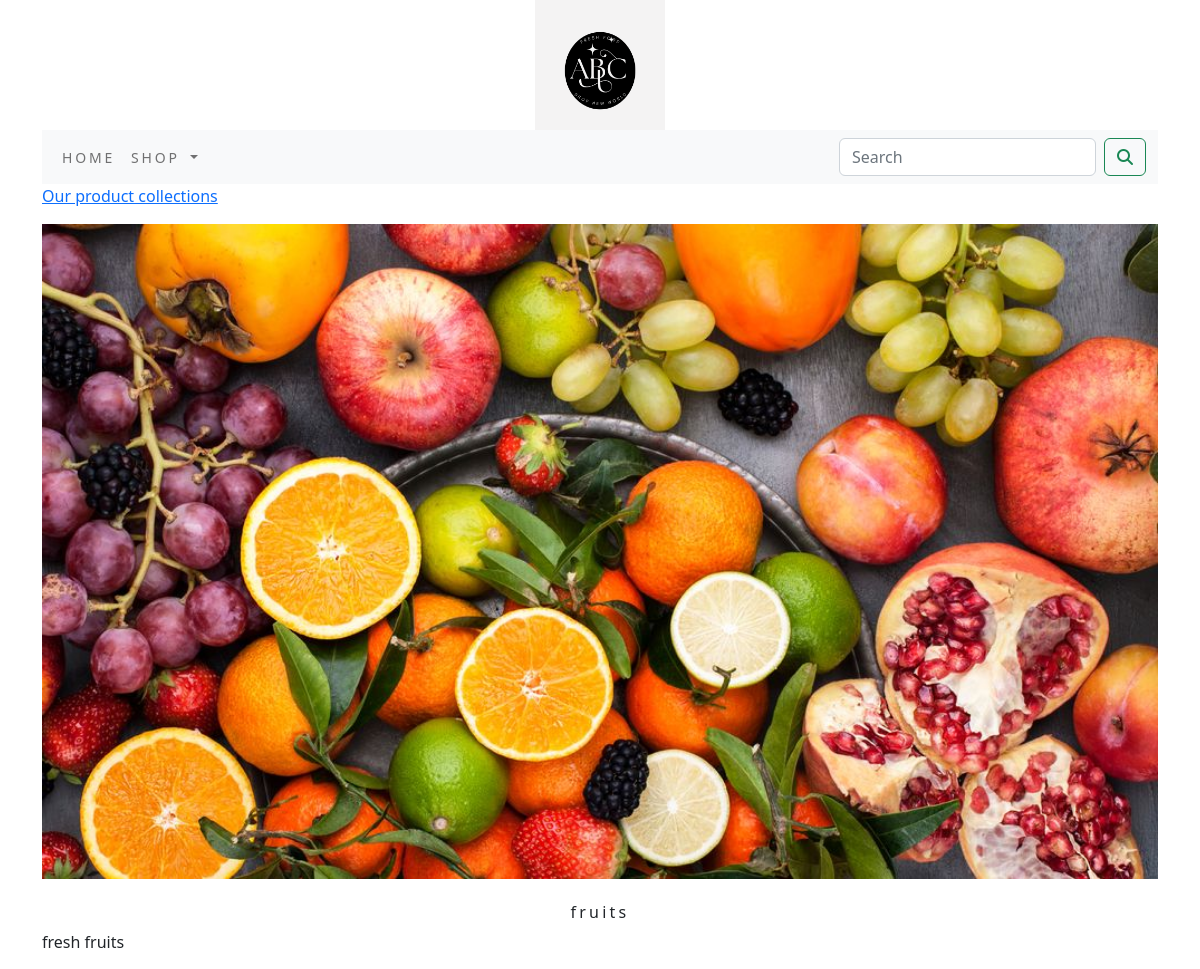
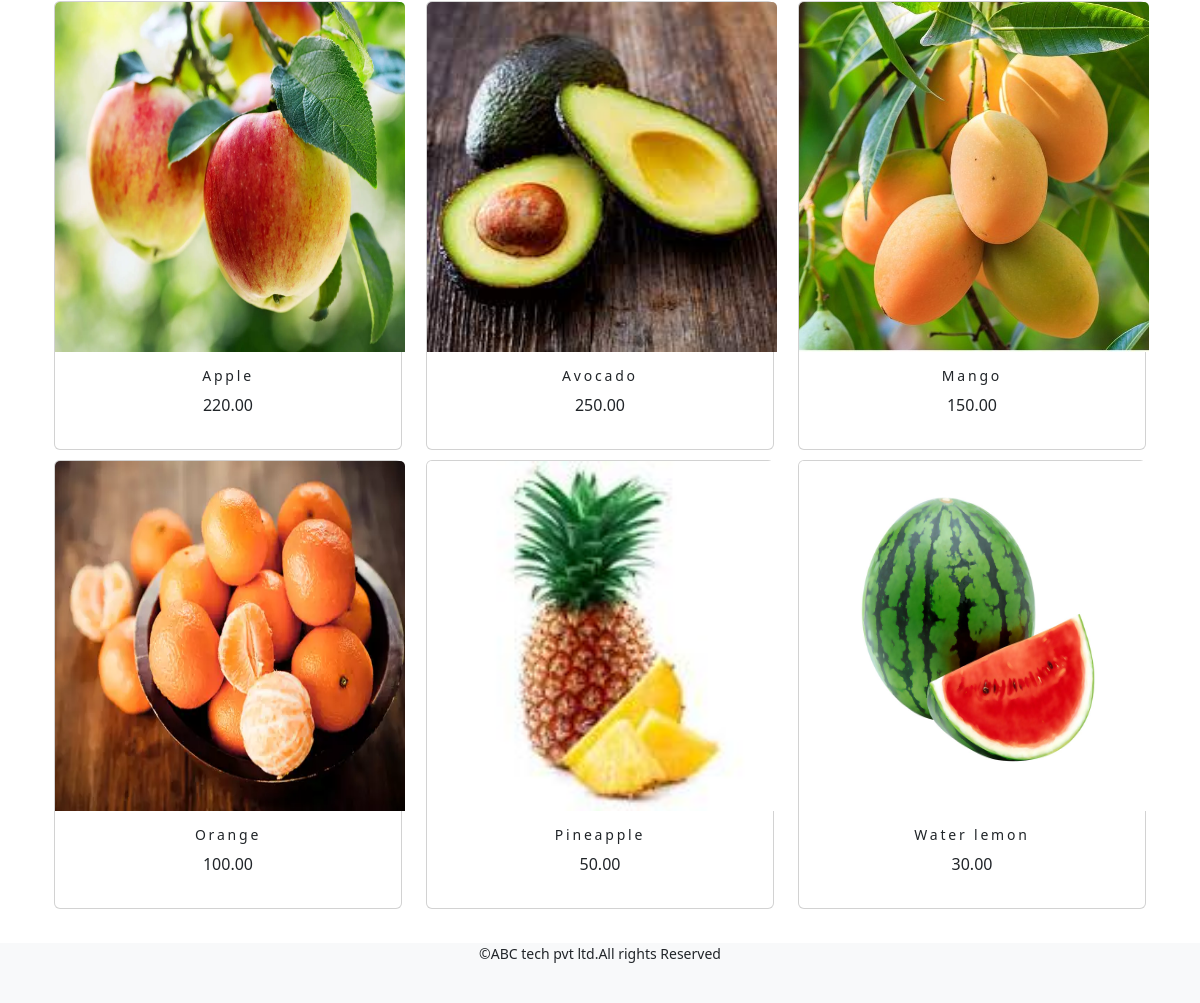
The page /ecommerce_app/fruits/ on the database its author committed (2 pictures, top to bottom).
### ecommerce_app/models.py (models this page shows, shortened)
class Category(models.Model):
    name=models.CharField(max_length=250,unique=True)
    slug=models.SlugField(max_length=250,unique=True)
    description=models.TextField(blank=True)
    image=models.ImageField(upload_to="category",blank=True)
    class Meta:
        ordering=('name',)
        verbose_name='category'
        verbose_name_plural=  'categories'
    def get_url(self):
        return reverse('ecommerce_app:products_by_category',args=[self.slug])

class Product(models.Model):
    name=models.CharField(max_length=250,unique=True)
    slug=models.SlugField(max_length=250,unique=True)
    description=models.TextField(blank=True)
    price=models.DecimalField(max_digits=10,decimal_places=2)
    category=models.ForeignKey(Category,on_delete=models.CASCADE)
    image=models.ImageField(upload_to="category",blank=True)
    stock=models.IntegerField()
    available=models.BooleanField(default=True)
    created=models.DateTimeField(auto_now_add=True)
    updated=models.DateTimeField(auto_now=True)
    def get_url(self):
        return reverse('ecommerce_app:prodCatdetail',args=[self.category.slug,self.slug])
    class Meta:
        ordering=('name',)
        verbose_name='product'
        verbose_name_plural='products'

### ecommerce_app/views.py (the view)
# urls.py: path('',views.allProdCat,name='allProdCat'),
def allProdCat(request,c_slug=None):
    c_page=None
    products_list=None
    if c_slug!=None:
        c_page=get_object_or_404(Category,slug=c_slug)
        products_list=Product.objects.all().filter(category=c_page,available=True)
    else:
        products_list=Product.objects.all().filter(available=True)
    paginator=Paginator(products_list,6)
    try:
        page=int(request.GET.get('page','1'))
    except:
        page=1
    try:
        products= paginator.page(page)
    except (EmptyPage,InvalidPage):
        products=paginator.page(paginator.num_pages)
    return render(request,"category.html",{'category':c_page,'products':products})

### cart/context_processors.py (called while the page is built)
def counter(request):
    item_count=0
    if 'admin' in request.path:
        return {}
    else:
        try:
            cart=Cart.objects.filter(cart_id=_cart_id(request))
            cart_items=CartItem.objects.all().filter(cart=cart[:1])
            for cart_item in cart_items:
                item_count +=cart_item.quantity
        except Cart.DoesnotExist:
            item_count =0
    return dict(item_count=item_count)

### cart/views.py (called while the page is built)
def _cart_id(request):
    cart=request.session.session_key
    if not cart:
        cart=request.session.create()
    return  cart

### ecommerce_app/context_processors.py (called while the page is built)
def menu_links(request):
    links=Category.objects.all()
    return dict(links=links)

### templates/category.html (shortened to what this page needs)
{% extends 'base.html' %}
{% load static %}
{% block content %}
    {% if category %}
    <div>
        <div class="row my_row_class">
            <div class="mx-auto">
            <p><a href="{% url 'ecommerce_app:allProdCat' %}">Our product collections</a></p>
        </div>
        </div>
    </div>
    {% endif %}
<div class="mx_auto">
    {% if category %}
        <img  class="my_image" src="{{category.image.url}}" alt="{{category.name}}">
</div>
    <br>
<div>
        <h1 class="text-center my_title">{{category.name}}</h1>
        <p class="text-justify">{{category.description}}</p>
</div>
    {% endif %}
<div class="container">
    <div class="row mx_auto">
        {% for product in products.object_list %}
        <div class="my_bottom_margin col-9 col-sm-12 col-md-4  xol-lg-4">
            <div class="card text-center" style="min-width:18rem;">
                <a href="{{product.get_url}}"><img class="card-img-top my_image" src="{{product.image.url}}" alt="{{product.name}}" style="width:350px; height:350px;"></a>
                <div class="card-body">
                    <h4>{{product.name}}</h4>
                    <p>{{product.price}}</p>
                </div>
            </div>
        </div>
        {% endfor %}
    </div>
    <br>
</div>
{% endblock %}

### static/css/custom.css (style rules this page uses)
body { font-family: 'Roboto', sans-serif; font-family: 'Roboto Condensed', sans-serif; }
.my_row_class { padding_top:15px; }
.my_image { width:100%; height:auto; }
.my_title { font-size:16px; text_transform:uppercase; letter-spacing:.2em; }
.my_bottom_margin { margin-bottom:10px; }
.card-body h4 { font-size:14px; text_transform:uppercase; letter-spacing:.2em; }
,custom_a { text_decoration:none; }

### rows shown on the page
Category: image (picture), name "fruits", description "fresh fruits"
Product: image (picture), name "Apple", price "220.00"
Product: image (picture), name "Avocado", price "250.00"
Product: image (picture), name "Mango", price "150.00"
Product: image (picture), name "Orange", price "100.00"
Product: image (picture), name "Pineapple", price "50.00"
Product: image (picture), name "Water lemon", price "30.00"
